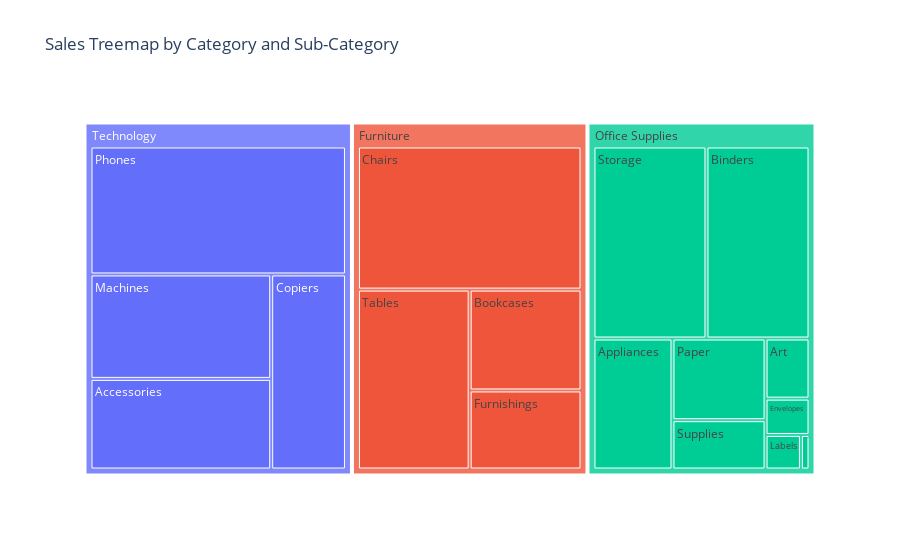

Write notebook code for a chart like this one.
### Code cell
#Treemap
import plotly.express as px

fig = px.treemap(df, path=['Category','Sub_Category'], values='Sales', title="Sales Treemap by Category and Sub-Category")
fig.show()

### Figure 1 — Plotly figure (JSON) as saved in the notebook; plotly's stock layout.template omitted (floating-point values rounded to 4 significant figures)
{"data": [{"branchvalues": "total", "domain": {"x": [0, 1], "y": [0, 1]}, "hovertemplate": "labels=%{label}<br>Sales=%{value}<br>parent=%{parent}<br>id=%{id}<extra></extra>", "ids": ["Technology/Accessories", "Office Supplies/Appliances", "Office Supplies/Art", "Office Supplies/Binders", "Furniture/Bookcases", "Furniture/Chairs", "Technology/Copiers", "Office Supplies/Envelopes", "Office Supplies/Fasteners", "Furniture/Furnishings", "Office Supplies/Labels", "Technology/Machines", "Office Supplies/Paper", "Technology/Phones", "Office Supplies/Storage", "Office Supplies/Supplies", "Furniture/Tables", "Furniture", "Office Supplies", "Technology"], "labels": ["Accessories", "Appliances", "Art", "Binders", "Bookcases", "Chairs", "Copiers", "Envelopes", "Fasteners", "Furnishings", "Labels", "Machines", "Paper", "Phones", "Storage", "Supplies", "Tables", "Furniture", "Office Supplies", "Technology"], "name": "", "parents": ["Technology", "Office Supplies", "Office Supplies", "Office Supplies", "Furniture", "Furniture", "Technology", "Office Supplies", "Office Supplies", "Furniture", "Office Supplies", "Technology", "Office Supplies", "Technology", "Office Supplies", "Office Supplies", "Furniture", "", "", ""], "type": "treemap", "values": [164200.0, 104600.0, 26710.0, 200000.0, 113800.0, 322800.0, 146200.0, 16130.0, 3002.0, 89210.0, 12350.0, 189200.0, 76830.0, 327800.0, 219300.0, 46420.0, 202800.0, 728700.0, 705400.0, 827500.0]}], "layout": {"autosize": true, "legend": {"tracegroupgap": 0}, "title": {"text": "Sales Treemap by Category and Sub-Category"}}}
